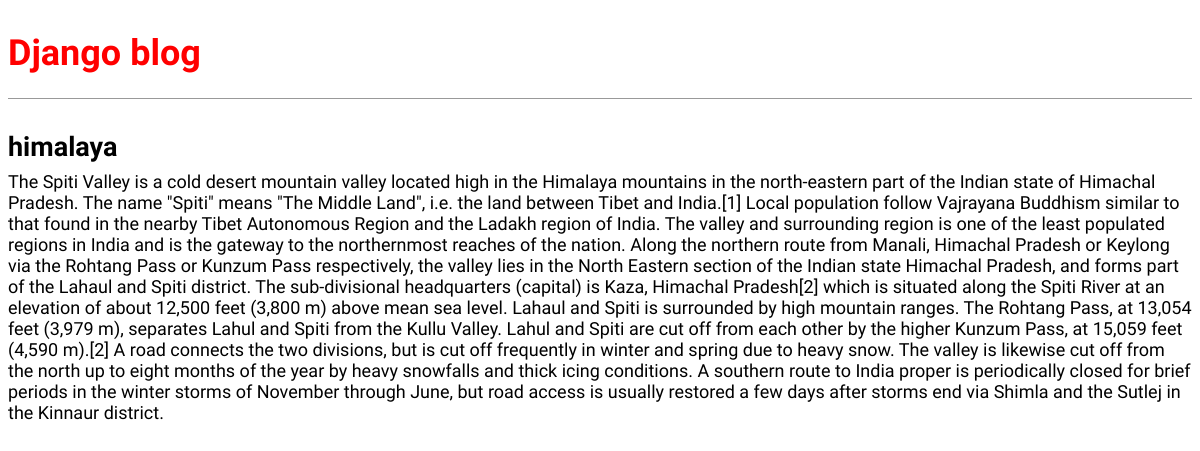
The app's page /post/1/ with its own data.
### blog/models.py (models this page shows, shortened)
class Post(models.Model):
    title = models.CharField(max_length=200)
    author = models.ForeignKey(
            'auth.User',
            on_delete=models.CASCADE,
    )
    body = models.TextField()

### blog/views.py (the view)
# urls.py: path('post/<int:pk>/', views.BlogDetailView.as_view(), name='post_detail'),
class BlogDetailView(DetailView):
    model = Post
    template_name = 'post_detail.html'
    context_object_name = 'anything_you_want'

### templates/post_detail.html
{% extends 'base.html' %}
{% block content %}
   <div class="post-entry">
     <h2>{{ anything_you_want.title }}</h2>
     <p>{{ anything_you_want.body }}</p>
   </div>
 {% endblock content %}

### static/css/base.css (style rules this page uses)
body { font-family: 'Source Sans Pro', sans-serif; font-size: 18px; }
.post-entry { margin-bottom: 2rem; }
.post-entry h2 { margin: .5rem 0; }
.post-entry p { margin: 0; font-weight: 400; }

### records on screen
Post: title "himalaya", body "The Spiti Valley is a cold desert mountain valley located high in the Himalaya mountains in the north-eastern part of the Indian state of Himachal Pradesh. The name \"Spiti\" means \"The Middle Land\", i.e. the land between Tibet and India.[1] Local population follow Vajrayana Buddhism similar to that found in the nearby Tibet Autonomous Region and the Ladakh region of India. The valley and surrounding region is one of the least populated regions in India and is the gateway to the northernmost reaches of the nation. Along the northern route from Manali, Himachal Pradesh or Keylong via the Rohtang Pass or Kunzum Pass respectively, the valley lies in the North Eastern section of the Indian state…"
